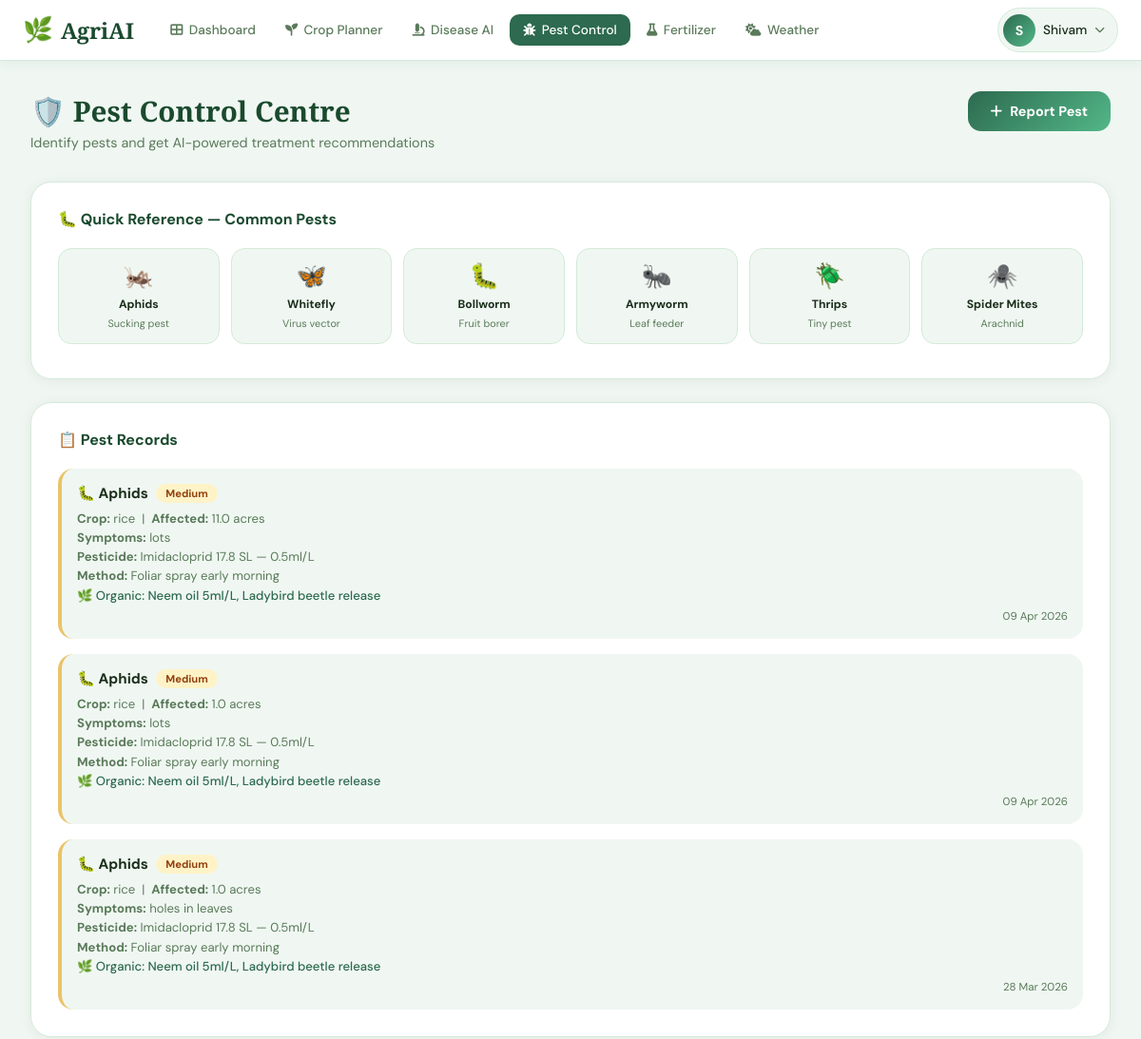
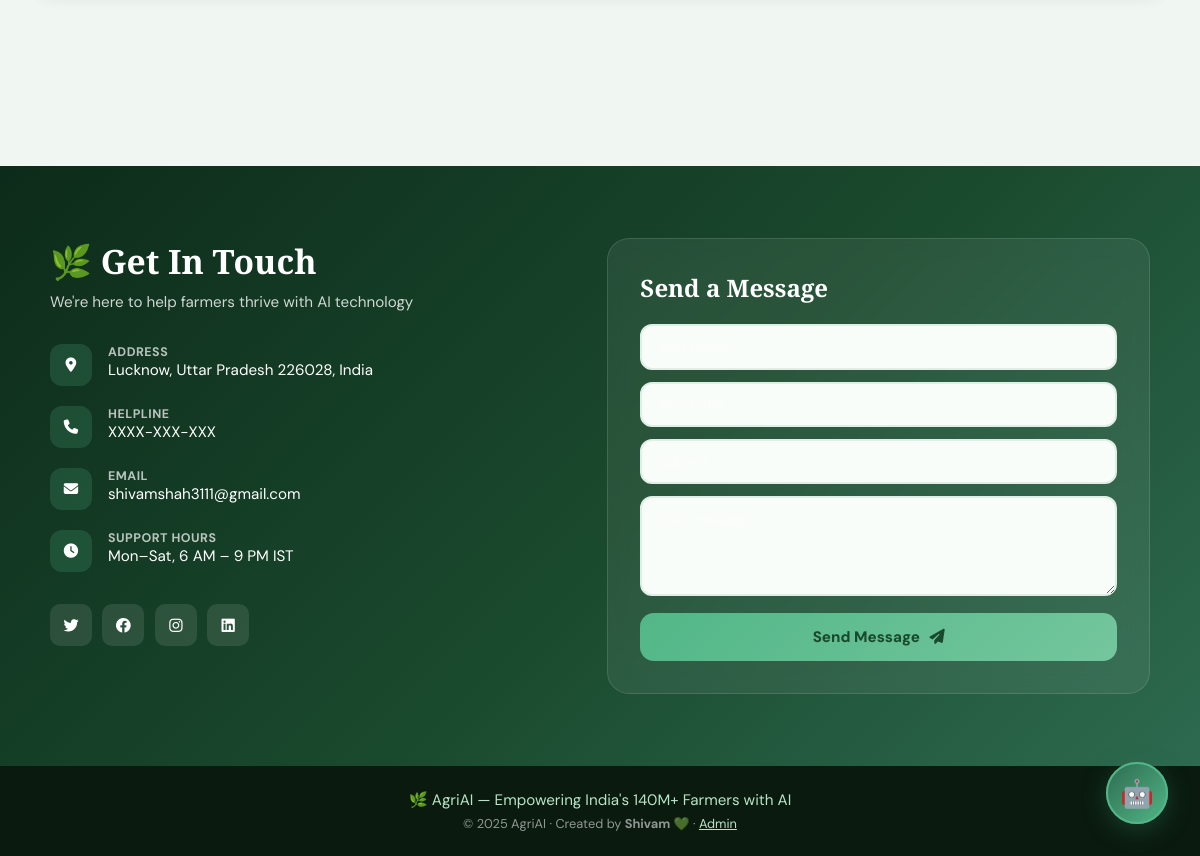
Screenshot of /pest-control/ (signed in) with the database file from the repository (2 pictures, top to bottom).
### agriai_app/models.py (models this page shows)
class PestControlRecord(models.Model):
    SEV = [('low','Low'),('medium','Medium'),('high','High'),('critical','Critical')]
    user                 = models.ForeignKey(User, on_delete=models.CASCADE, related_name='pest_records')
    crop_name            = models.CharField(max_length=100)
    pest_name            = models.CharField(max_length=100)
    severity             = models.CharField(max_length=20, choices=SEV)
    affected_area        = models.FloatField(default=1)
    symptoms             = models.TextField()
    recommended_pesticide= models.CharField(max_length=200, blank=True)
    dosage               = models.CharField(max_length=100, blank=True)
    application_method   = models.CharField(max_length=200, blank=True)
    organic_alternative  = models.TextField(blank=True)
    ai_recommendation    = models.TextField(blank=True)
    reported_date        = models.DateField(auto_now_add=True)
    resolved             = models.BooleanField(default=False)
    class Meta:
        ordering = ['-reported_date']

### agriai_app/views.py (the view)
# urls.py: path('pest-control/', views.pest_view,       name='pest_control'),
@login_required(login_url='/')
def pest_view(request):
    return render(request, 'agriai/pest_control.html', {
        'records': PestControlRecord.objects.filter(user=request.user)
    })

### templates/agriai/pest_control.html (shortened to what this page needs)
{% extends 'agriai/base.html' %}
{% load static %}
{% block nav_pest %}active{% endblock %}
{% block extra_css %}<link rel="stylesheet" href="{% static 'css/features.css' %}">
<link rel="stylesheet" href="{% static 'css/utils.css' %}">
{% endblock %}
{% block content %}
<div class="page-container">
  <div class="page-header">
    <div><h1>🛡️ Pest Control Centre</h1><p>Identify pests and get AI-powered treatment recommendations</p></div>
    <button class="btn-primary" onclick="openModal('addPestModal')"><i class="fa fa-plus"></i> Report Pest</button>
  </div>
  <div class="card animate-in" data-delay="1">
    <h3>🐛 Quick Reference — Common Pests</h3>
    <div class="pest-reference-grid">
      <div class="pest-ref-item" onclick="quickFill('Aphids')"><span>🦗</span><strong>Aphids</strong><small>Sucking pest</small></div>
      <div class="pest-ref-item" onclick="quickFill('Whitefly')"><span>🦋</span><strong>Whitefly</strong><small>Virus vector</small></div>
      <div class="pest-ref-item" onclick="quickFill('Bollworm')"><span>🐛</span><strong>Bollworm</strong><small>Fruit borer</small></div>
      <div class="pest-ref-item" onclick="quickFill('Armyworm')"><span>🐜</span><strong>Armyworm</strong><small>Leaf feeder</small></div>
      <div class="pest-ref-item" onclick="quickFill('Thrips')"><span>🪲</span><strong>Thrips</strong><small>Tiny pest</small></div>
      <div class="pest-ref-item" onclick="quickFill('Mites')"><span>🕷️</span><strong>Spider Mites</strong><small>Arachnid</small></div>
    </div>
  </div>
  <div class="card animate-in" data-delay="2">
    <h3>📋 Pest Records</h3>
    {% if records %}
    <div class="pest-records">
      {% for r in records %}
      <div class="pest-record-card severity-{{ r.severity }}">
        <div class="pr-header">
          <span class="pest-name">🐛 {{ r.pest_name|title }}</span>
          <span class="severity-badge {{ r.severity }}">{{ r.severity|title }}</span>
        </div>
        <div class="pr-body">
          <p><strong>Crop:</strong> {{ r.crop_name }} &nbsp;|&nbsp; <strong>Affected:</strong> {{ r.affected_area }} acres</p>
          <p><strong>Symptoms:</strong> {{ r.symptoms }}</p>
          <p><strong>Pesticide:</strong> {{ r.recommended_pesticide }} — {{ r.dosage }}</p>
          <p><strong>Method:</strong> {{ r.application_method }}</p>
          <p class="organic-tip">🌿 Organic: {{ r.organic_alternative }}</p>
        </div>
        <div class="pr-date">{{ r.reported_date|date:"d M Y" }}</div>
      </div>
      {% endfor %}
    </div>
    {% else %}
    <div class="empty-state"><span>🛡️</span><p>No pest records yet. Click <strong>Report Pest</strong> above!</p></div>
    {% endif %}
  </div>
</div>
{% endblock %}

### templates/agriai/base.html (shortened to what this page needs)
<!DOCTYPE html>
<html lang="en">
<head>
{% load static %}
<link rel="stylesheet" href="{% static 'css/base.css' %}">
<link rel="stylesheet" href="{% static 'css/utils.css' %}">
<link rel="stylesheet" href="https://cdnjs.cloudflare.com/ajax/libs/font-awesome/6.4.0/css/all.min.css">
{% block extra_css %}{% endblock %}
</head>
<body>
<nav class="topnav" id="topNav">
  <div class="nav-brand">
    <a href="/dashboard/" class="brand-link">
      <span class="brand-leaf">🌿</span>
      <span class="brand-name">AgriAI</span>
    </a>
  </div>
  <div class="nav-links" id="navLinks">
    <a href="/dashboard/"    class="nav-item {% block nav_dashboard %}{% endblock %}"><i class="fa fa-th-large"></i><span>Dashboard</span></a>
    <a href="/crop-planner/" class="nav-item {% block nav_crop %}{% endblock %}"><i class="fa fa-seedling"></i><span>Crop Planner</span></a>
    <a href="/disease/"      class="nav-item {% block nav_disease %}{% endblock %}"><i class="fa fa-microscope"></i><span>Disease AI</span></a>
    <a href="/pest-control/" class="nav-item {% block nav_pest %}{% endblock %}"><i class="fa fa-bug"></i><span>Pest Control</span></a>
    <a href="/fertilizer/"   class="nav-item {% block nav_fertilizer %}{% endblock %}"><i class="fa fa-flask"></i><span>Fertilizer</span></a>
    <a href="/weather/"      class="nav-item {% block nav_weather %}{% endblock %}"><i class="fa fa-cloud-sun"></i><span>Weather</span></a>
  </div>
  <div class="nav-right">
    <div class="user-pill" onclick="toggleUserMenu()">
      <div class="user-avatar">{{ request.user.first_name|first|upper|default:"U" }}</div>
      <span class="user-name">{{ request.user.first_name|default:request.user.username }}</span>
      <i class="fa fa-chevron-down"></i>
    </div>
  </div>
</nav>
<main class="main-content">
  {% block content %}{% endblock %}
</main>
<div class="chatbot-fab" onclick="toggleChatbot()" id="chatFab" title="Open AgriBot">
  <div class="fab-icon">🤖</div>
  <div class="fab-pulse"></div>
</div>
<section class="contact-section" id="contactSection">
  <div class="contact-grid">
    <div class="contact-info">
      <h2>🌿 Get In Touch</h2>
      <p>We're here to help farmers thrive with AI technology</p>
      <div class="contact-items">
        <div class="contact-item">
          <div class="ci-icon"><i class="fa fa-map-marker-alt"></i></div>
          <div><strong>Address</strong><span>Lucknow, Uttar Pradesh 226028, India</span></div>
        </div>
        <div class="contact-item">
          <div class="ci-icon"><i class="fa fa-phone"></i></div>
          <div><strong>Helpline</strong><span>XXXX-XXX-XXX</span></div>
        </div>
        <div class="contact-item">
          <div class="ci-icon"><i class="fa fa-envelope"></i></div>
          <div><strong>Email</strong><span>shivamshah3111@gmail.com</span></div>
        </div>
        <div class="contact-item">
          <div class="ci-icon"><i class="fa fa-clock"></i></div>
          <div><strong>Support Hours</strong><span>Mon–Sat, 6 AM – 9 PM IST</span></div>
        </div>
      </div>
      <div class="social-links">
        <a href="https://x.com/VickieShivam" target="_blank" class="social-btn" title="Twitter/X"><i class="fab fa-twitter"></i></a>
        <a href="https://www.facebook.com/share/1b1Ac4jv5n/" target="_blank" class="social-btn" title="Facebook"><i class="fab fa-facebook"></i></a>
        <a href="https://www.instagram.com/ig_.vickie?igsi=MWd5YnNtcnJ0ZnM0cw==" target="_blank" class="social-btn" title="Instagram"><i class="fab fa-instagram"></i></a>
        <a href="https://www.linkedin.com/in/shivam-shah-4a83232a8?utm_source=share_via&utm_content=profile&utm_medium=member_android" target="_blank" class="social-btn" title="LinkedIn"><i class="fab fa-linkedin"></i></a>
      </div>
    </div>
    <form class="contact-form-wrap" onsubmit="event.preventDefault(); submitContact();">
      <h3>Send a Message</h3>
      <div class="form-group"><input type="text"  id="contactName"    placeholder="Your Name" required></div>
      <div class="form-group"><input type="email" id="contactEmail"   placeholder="Your Email" required></div>
      <div class="form-group"><input type="text"  id="contactSubject" placeholder="Subject" required></div>
      <div class="form-group"><textarea id="contactMsg" rows="4" placeholder="Your message..." required></textarea></div>
      <button type="submit" class="btn-submit">Send Message <i class="fa fa-paper-plane"></i></button>
    </form>
  </div>
</section>
<footer class="site-footer">
  <div class="footer-brand">🌿 AgriAI — Empowering India's 140M+ Farmers with AI</div>
  <p>© 2025 AgriAI · Created by <strong>Shivam</strong> 💚 · <a href="/admin/" class="text-green-pale">Admin</a></p>
</footer>
</body>
</html>

### static/css/utils.css (style rules this page uses)
.animate-in { animation: fadeSlideIn 0.6s ease-out forwards; }
.animate-in[data-delay] { opacity: 0; }
.animate-in[data-delay="1"] { animation-delay: 0.15s; }
.animate-in[data-delay="2"] { animation-delay: 0.3s; }
.text-green-pale { color: var(--green-pale); }

### static/css/features.css (style rules this page uses)
.page-container { max-width:1200px; margin:0 auto; padding:2rem; }
.page-header { display:flex; flex-wrap:wrap; align-items:flex-start; gap:1rem; margin-bottom:2rem; }
.page-header > div:first-child { flex:1; }
.page-header h1 { font-family:'Playfair Display',serif; font-size:1.85rem; color:var(--green-deep); }
.page-header p { color:var(--text-muted); font-size:.9rem; margin-top:.25rem; }
.card { background:white; border-radius:22px; padding:1.75rem; box-shadow:0 2px 14px rgba(0,0,0,.06); border:1px solid var(--border); margin-bottom:1.5rem; }
.card h3 { font-size:1rem; color:var(--green-deep); margin-bottom:1.25rem; font-weight:700; }
.btn-primary { display:inline-flex; align-items:center; gap:.5rem; padding:.75rem 1.5rem; background:linear-gradient(135deg,var(--green-mid),var(--green-light)); color:white; border:none; border-radius:14px; font-family:'DM Sans',sans-serif; font-size:.9rem; font-weight:700; cursor:pointer; transition:all .3s; }
.form-group { margin-bottom:1rem; }
.form-group input, .form-group select, .form-group textarea, .select-field { width:100%; padding:.73rem 1rem; border:2px solid #e0efe6; border-radius:12px; font-family:'DM Sans',sans-serif; font-size:.88rem; outline:none; transition:all .3s; background:#f9fdf9; color:var(--text); }
.form-group textarea { resize:vertical; }
.pest-reference-grid { display:grid; grid-template-columns:repeat(6,1fr); gap:.75rem; margin-bottom:.5rem; }
.pest-ref-item { background:var(--bg); border-radius:14px; padding:.75rem; text-align:center; cursor:pointer; transition:all .2s; border:1px solid var(--border); }
.pest-ref-item span { font-size:1.6rem; display:block; margin-bottom:.3rem; }
.pest-ref-item strong { font-size:.76rem; display:block; }
.pest-ref-item small { font-size:.68rem; color:var(--text-muted); }
.pest-records { display:flex; flex-direction:column; gap:1rem; }
.pest-record-card { background:var(--bg); border-radius:16px; padding:1rem; border-left:4px solid var(--green-pale); }
.pest-record-card.severity-medium { border-left-color:var(--amber); }
.pr-header { display:flex; align-items:center; gap:.5rem; margin-bottom:.5rem; flex-wrap:wrap; }
.pest-name { font-weight:700; font-size:.95rem; }
.severity-badge { padding:.18rem .65rem; border-radius:50px; font-size:.7rem; font-weight:700; background:var(--green-pale); color:var(--green-deep); }
.severity-badge.medium { background:#fef3c7; color:#92400e; }
.pr-body p { font-size:.82rem; color:var(--text-muted); margin-bottom:.2rem; }
.organic-tip { color:var(--green-mid) !important; font-weight:500 !important; }
.pr-date { font-size:.72rem; color:var(--text-muted); text-align:right; margin-top:.4rem; }

### rows the page displays
PestControlRecord: pest_name "Aphids", severity "Medium", crop_name "rice", affected_area "11.0", symptoms "lots", recommended_pesticide "Imidacloprid 17.8 SL", dosage "0.5ml/L", application_method "Foliar spray early morning", organic_alternative "Neem oil 5ml/L, Ladybird beetle release", reported_date "09 Apr 2026"
PestControlRecord: pest_name "Aphids", severity "Medium", crop_name "rice", affected_area "1.0", symptoms "lots", recommended_pesticide "Imidacloprid 17.8 SL", dosage "0.5ml/L", application_method "Foliar spray early morning", organic_alternative "Neem oil 5ml/L, Ladybird beetle release", reported_date "09 Apr 2026"
PestControlRecord: pest_name "Aphids", severity "Medium", crop_name "rice", affected_area "1.0", symptoms "holes in leaves", recommended_pesticide "Imidacloprid 17.8 SL", dosage "0.5ml/L", application_method "Foliar spray early morning", organic_alternative "Neem oil 5ml/L, Ladybird beetle release", reported_date "28 Mar 2026"

### other values shown
{{ request.user.first_name|first|upper|default:"U" }} "S"
{{ request.user.first_name|default:request.user.username }} "Shivam"
